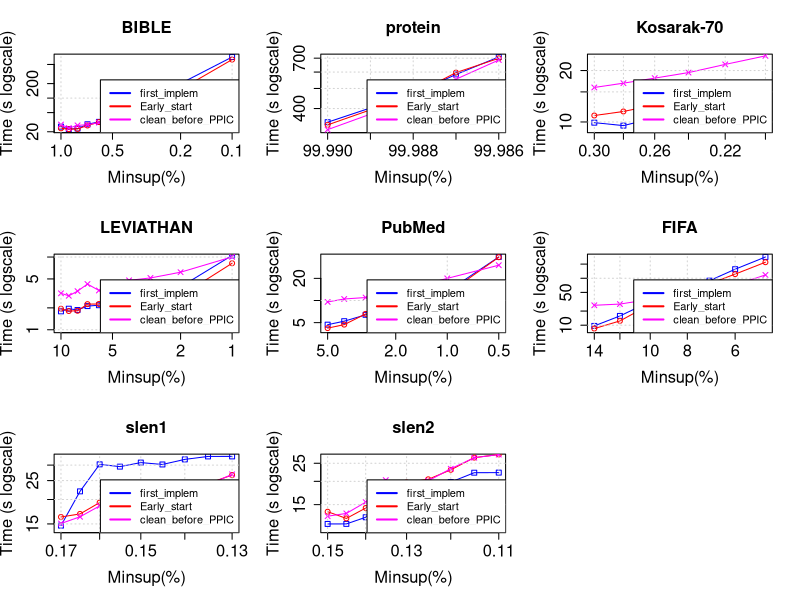

This figure's R source:
tiff("new_functionalities.png", width=9, height=9, units='in', res=120)
par(mfrow=c(3,3), cex.lab=1.5, cex.axis=1.5, cex.main=1.5, cex.sub=1.5)

#BIBLE
#DATA
x <- c(0.01, 0.009, 0.008, 0.007, 0.006, 0.005, 0.004, 0.003, 0.002, 0.001)*100

zero <- c(25548, 22705, 23321, 28601, 32117, 37491, 49792, 69266, 201088, 713458)/1000
one <- c(23555, 22638, 22920, 26982, 31759, 34153, 41436, 57334, 152001, 631520)/1000
two <- c(28247, 23874, 27147, 28035, 30995, 37511, 43290, 55725, 77181, 176405)/1000

#PLOT
plot(x, zero, log = "xy", type="o", pch=0, xlab="Minsup(%)",ylab="Time (s logscale)", col="blue", xlim = rev(range(x)), ylim=c(22, 713))
lines(x, one, col="red", type="o", pch=1)
lines(x, two, col="magenta", type="o", pch=4)
title(main="BIBLE", cex.lab=1.5, cex.axis=1.5, cex.main=1.5, cex.sub=1.5)
grid()
legend("bottomright", legend=c("first_implem", "Early_start", "clean_before_PPIC"), lty=c(1,1),lwd=c(2,2), col=c("blue", "red", "magenta"), cex = 1)

#protein
#DATA
x <- c(0.9999, 0.99988, 0.99987, 0.99986)*100

zero <- c(343765, 471862, 584204, 709748)/1000
one <- c(333665, 466323, 596453, 699012)/1000
two <- c(316549, 446706, 554299, 686114)/1000

#PLOT
plot(x, zero, log = "xy", type="o", pch=0, xlab="Minsup(%)",ylab="Time (s logscale)", col="blue", xlim = rev(range(x)), ylim=c(316, 709))
lines(x, one, col="red", type="o", pch=1)
lines(x, two, col="magenta", type="o", pch=4)
title(main="protein", cex.lab=1.5, cex.axis=1.5, cex.main=1.5, cex.sub=1.5)
grid()
legend("bottomright", legend=c("first_implem", "Early_start", "clean_before_PPIC"), lty=c(1,1),lwd=c(2,2), col=c("blue", "red", "magenta"), cex = 1)

#Kosarak-70
#DATA
x <- c(0.003, 0.0028, 0.0026, 0.0024, 0.0022, 0.002)*100

zero <- c(9908, 9518, 10577, 10739, 11089, 12398)/1000
one <- c(10908, 11518, 12577, 12739, 12089, 13398)/1000
two <- c(15922, 16873, 18065, 19459, 21731, 24384)/1000

#PLOT
plot(x, zero, log = "xy", type="o", pch=0, xlab="Minsup(%)",ylab="Time (s logscale)", col="blue", xlim = rev(range(x)), ylim=c(9, 24))
lines(x, one, col="red", type="o", pch=1)
lines(x, two, col="magenta", type="o", pch=4)
title(main="Kosarak-70", cex.lab=1.5, cex.axis=1.5, cex.main=1.5, cex.sub=1.5)
grid()
legend("bottomright", legend=c("first_implem", "Early_start", "clean_before_PPIC"), lty=c(1,1),lwd=c(2,2), col=c("blue", "red", "magenta"), cex = 1)

#LEVIATHAN
#DATA
x <- c(0.1, 0.09, 0.08, 0.07, 0.06, 0.05, 0.04, 0.03, 0.02, 0.01)*100

zero <- c(1791, 1948, 1872, 2117, 2175, 2315, 2504, 2923, 3892, 10533)/1000
one <- c(1947, 1810, 1824, 2251, 2261, 2733, 2081, 2529, 2927, 8213)/1000
two <- c(3170, 2933, 3398, 4253, 3470, 3782, 4780, 5159, 6189, 10052)/1000

#PLOT
plot(x, zero, log = "xy", type="o", pch=0, xlab="Minsup(%)",ylab="Time (s logscale)", col="blue", xlim = rev(range(x)), ylim=c(1, 10))
lines(x, one, col="red", type="o", pch=1)
lines(x, two, col="magenta", type="o", pch=4)
title(main="LEVIATHAN", cex.lab=1.5, cex.axis=1.5, cex.main=1.5, cex.sub=1.5)
grid()
legend("bottomright", legend=c("first_implem", "Early_start", "clean_before_PPIC"), lty=c(1,1),lwd=c(2,2), col=c("blue", "red", "magenta"), cex = 1)

#PubMed
#DATA
x <- c(0.05, 0.04, 0.03, 0.02, 0.01, 0.005)*100

zero <- c(4693, 5235, 6386, 7478, 13264, 39082)/1000
one <- c(4212, 4699, 6572, 7668, 12387, 38768)/1000
two <- c(9556, 10489, 10974, 12881, 20003, 30201)/1000

#PLOT
plot(x, zero, log = "xy", type="o", pch=0, xlab="Minsup(%)",ylab="Time (s logscale)", col="blue", xlim = rev(range(x)), ylim=c(4, 39))
lines(x, one, col="red", type="o", pch=1)
lines(x, two, col="magenta", type="o", pch=4)
title(main="PubMed", cex.lab=1.5, cex.axis=1.5, cex.main=1.5, cex.sub=1.5)
grid()
legend("bottomright", legend=c("first_implem", "Early_start", "clean_before_PPIC"), lty=c(1,1),lwd=c(2,2), col=c("blue", "red", "magenta"), cex = 1)

#FIFA
#DATA
x <- c(0.14, 0.12, 0.1, 0.09, 0.08, 0.07, 0.06, 0.05)*100

zero <- c(9674, 15775, 31988, 47596, 73041, 88842, 155817, 283817)/1000
one <- c(8487, 12352, 27675, 43099, 64273, 76596, 122538, 219498)/1000
two <- c(26572, 28193, 35703, 44324, 48639, 57630, 72229, 117669)/1000

#PLOT
plot(x, zero, log = "xy", type="o", pch=0, xlab="Minsup(%)",ylab="Time (s logscale)", col="blue", xlim = rev(range(x)), ylim=c(8, 283))
lines(x, one, col="red", type="o", pch=1)
lines(x, two, col="magenta", type="o", pch=4)
title(main="FIFA", cex.lab=1.5, cex.axis=1.5, cex.main=1.5, cex.sub=1.5)
grid()
legend("bottomright", legend=c("first_implem", "Early_start", "clean_before_PPIC"), lty=c(1,1),lwd=c(2,2), col=c("blue", "red", "magenta"), cex = 1)

#slen1
#DATA
x <- c(0.0017, 0.00165, 0.0016, 0.00155, 0.0015, 0.00145, 0.0014, 0.00135, 0.0013)*100

zero <- c(14705, 22015, 30273, 29469, 30904, 30230, 32101, 33232, 33243)/1000
one <- c(16282, 16876, 19293, 18853, 19119, 22758, 22126, 24132, 26700)/1000
two <- c(15077, 16317, 18549, 18766, 19779, 20306, 21739, 23757, 26922)/1000

#PLOT
plot(x, zero, log = "xy", type="o", pch=0, xlab="Minsup(%)",ylab="Time (s logscale)", col="blue", xlim = rev(range(x)), ylim=c(14, 33))
lines(x, one, col="red", type="o", pch=1)
lines(x, two, col="magenta", type="o", pch=4)
title(main="slen1", cex.lab=1.5, cex.axis=1.5, cex.main=1.5, cex.sub=1.5)
grid()
legend("bottomright", legend=c("first_implem", "Early_start", "clean_before_PPIC"), lty=c(1,1),lwd=c(2,2), col=c("blue", "red", "magenta"), cex = 1)

#slen2
#DATA
x <- c(0.0015, 0.00145, 0.0014, 0.00135, 0.0013, 0.00125, 0.0012, 0.00115, 0.0011)*100

zero <- c(11822, 11826, 12839, 17210, 18635, 18359, 19826, 22251, 22276)/1000
one <- c(13746, 12651, 14389, 17903, 19707, 20510, 23057, 26810, 27856)/1000
two <- c(13005, 13462, 15471, 20308, 19068, 20138, 23366, 26772, 27830)/1000

#PLOT
plot(x, zero, log = "xy", type="o", pch=0, xlab="Minsup(%)",ylab="Time (s logscale)", col="blue", xlim = rev(range(x)), ylim=c(11, 27))
lines(x, one, col="red", type="o", pch=1)
lines(x, two, col="magenta", type="o", pch=4)
title(main="slen2", cex.lab=1.5, cex.axis=1.5, cex.main=1.5, cex.sub=1.5)
grid()
legend("bottomright", legend=c("first_implem", "Early_start", "clean_before_PPIC"), lty=c(1,1),lwd=c(2,2), col=c("blue", "red", "magenta"), cex = 1)

dev.off()
